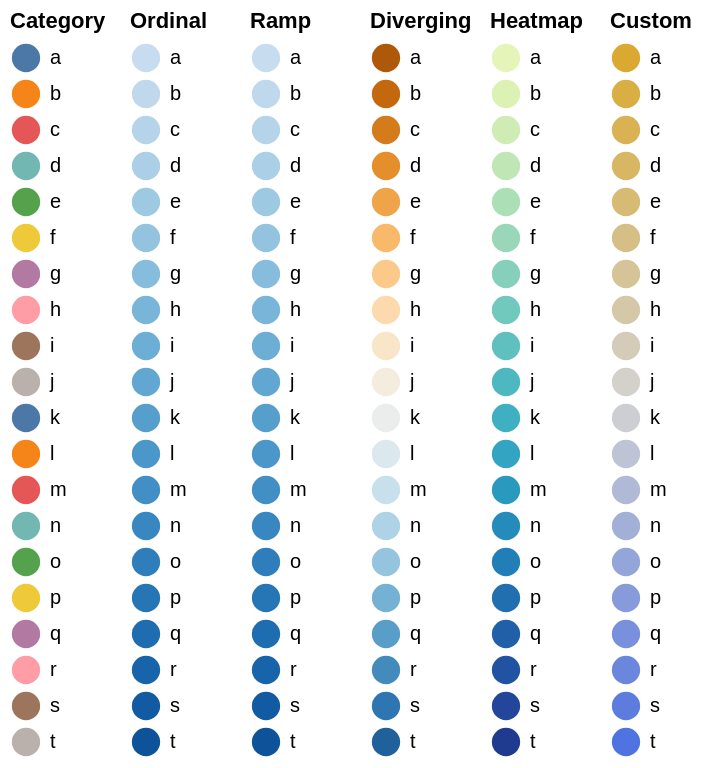

Source (Vega-Lite JSON):
### Vega specification from a JSON file in a GitHub repository (floating-point values rounded to 4 significant figures)
{"$schema": "https://vega.github.io/schema/vega/v6.json", "padding": 5, "config": {"legend": {"offset": 5, "symbolSize": 200}}, "signals": [{"name": "data", "value": ["a", "b", "c", "d", "e", "f", "g", "h", "i", "j", "k", "l", "m", "n", "o", "p", "q", "r", "s", "t"]}, {"name": "count", "value": 20, "bind": {"input": "range", "min": 0, "max": 20, "step": 1}}, {"name": "domain", "update": "slice(data, 0, count)"}], "scales": [{"name": "category", "type": "ordinal", "range": "category", "domain": {"signal": "domain"}}, {"name": "ordinal", "type": "ordinal", "range": "ordinal", "domain": {"signal": "domain"}}, {"name": "ramp", "type": "ordinal", "range": "ramp", "domain": {"signal": "domain"}}, {"name": "diverging", "type": "ordinal", "range": "diverging", "domain": {"signal": "domain"}}, {"name": "heatmap", "type": "ordinal", "range": "heatmap", "domain": {"signal": "domain"}}, {"name": "custom", "type": "ordinal", "range": {"scheme": ["goldenrod", "lightgray", "royalblue"]}, "domain": {"signal": "domain"}}], "legends": [{"orient": "none", "fill": "category", "title": "Category", "encode": {"legend": {"update": {"x": {"value": 0}, "y": {"value": 0}}}}}, {"orient": "none", "fill": "ordinal", "title": "Ordinal", "encode": {"legend": {"update": {"x": {"value": 60}, "y": {"value": 0}}}}}, {"orient": "none", "fill": "ramp", "title": "Ramp", "encode": {"legend": {"update": {"x": {"value": 120}, "y": {"value": 0}}}}}, {"orient": "none", "fill": "diverging", "title": "Diverging", "encode": {"legend": {"update": {"x": {"value": 180}, "y": {"value": 0}}}}}, {"orient": "none", "fill": "heatmap", "title": "Heatmap", "encode": {"legend": {"update": {"x": {"value": 240}, "y": {"value": 0}}}}}, {"orient": "none", "fill": "custom", "title": "Custom", "encode": {"legend": {"update": {"x": {"value": 300}, "y": {"value": 0}}}}}]}
